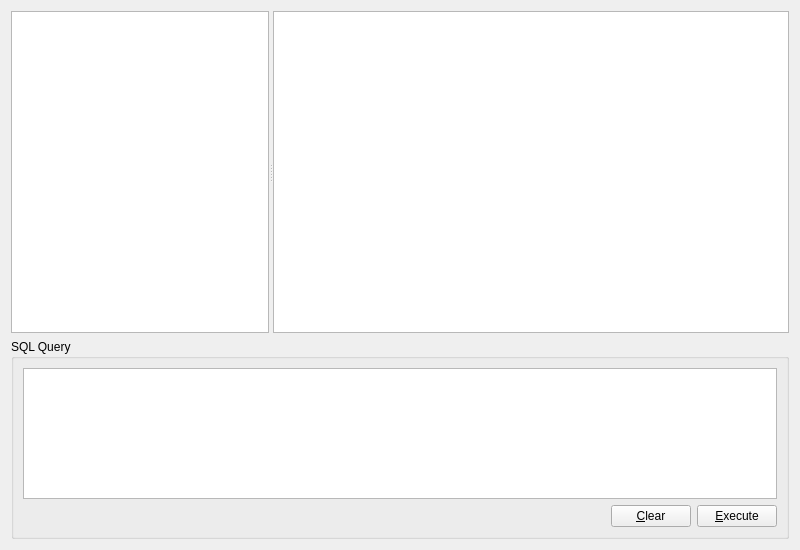
<?xml version="1.0" encoding="UTF-8"?>
<ui version="4.0">
 <class>SqlBrowserWidget</class>
 <widget class="QWidget" name="SqlBrowserWidget">
  <property name="geometry">
   <rect>
    <x>0</x>
    <y>0</y>
    <width>800</width>
    <height>550</height>
   </rect>
  </property>
  <property name="windowTitle">
   <string>eric SQL Browser</string>
  </property>
  <layout class="QVBoxLayout" name="verticalLayout_2">
   <item>
    <widget class="QSplitter" name="splitter">
     <property name="sizePolicy">
      <sizepolicy hsizetype="Expanding" vsizetype="Expanding">
       <horstretch>0</horstretch>
       <verstretch>0</verstretch>
      </sizepolicy>
     </property>
     <property name="orientation">
      <enum>Qt::Horizontal</enum>
     </property>
     <widget class="SqlConnectionWidget" name="connections">
      <property name="sizePolicy">
       <sizepolicy hsizetype="Ignored" vsizetype="Expanding">
        <horstretch>1</horstretch>
        <verstretch>0</verstretch>
       </sizepolicy>
      </property>
     </widget>
     <widget class="QTableView" name="table">
      <property name="sizePolicy">
       <sizepolicy hsizetype="Expanding" vsizetype="Expanding">
        <horstretch>2</horstretch>
        <verstretch>0</verstretch>
       </sizepolicy>
      </property>
      <property name="contextMenuPolicy">
       <enum>Qt::ActionsContextMenu</enum>
      </property>
      <property name="selectionBehavior">
       <enum>QAbstractItemView::SelectRows</enum>
      </property>
     </widget>
    </widget>
   </item>
   <item>
    <widget class="QGroupBox" name="queryGroup">
     <property name="sizePolicy">
      <sizepolicy hsizetype="Preferred" vsizetype="MinimumExpanding">
       <horstretch>0</horstretch>
       <verstretch>0</verstretch>
      </sizepolicy>
     </property>
     <property name="maximumSize">
      <size>
       <width>16777215</width>
       <height>200</height>
      </size>
     </property>
     <property name="title">
      <string>SQL Query</string>
     </property>
     <layout class="QVBoxLayout" name="verticalLayout">
      <item>
       <widget class="QPlainTextEdit" name="sqlEdit">
        <property name="sizePolicy">
         <sizepolicy hsizetype="Expanding" vsizetype="MinimumExpanding">
          <horstretch>0</horstretch>
          <verstretch>0</verstretch>
         </sizepolicy>
        </property>
        <property name="minimumSize">
         <size>
          <width>0</width>
          <height>18</height>
         </size>
        </property>
        <property name="toolTip">
         <string>Enter the SQL query to be executed</string>
        </property>
       </widget>
      </item>
      <item>
       <layout class="QHBoxLayout" name="horizontalLayout">
        <item>
         <spacer name="horizontalSpacer">
          <property name="orientation">
           <enum>Qt::Horizontal</enum>
          </property>
          <property name="sizeHint" stdset="0">
           <size>
            <width>40</width>
            <height>20</height>
           </size>
          </property>
         </spacer>
        </item>
        <item>
         <widget class="QPushButton" name="clearButton">
          <property name="toolTip">
           <string>Press to clear the entry</string>
          </property>
          <property name="text">
           <string>&amp;Clear</string>
          </property>
         </widget>
        </item>
        <item>
         <widget class="QPushButton" name="executeButton">
          <property name="toolTip">
           <string>Press to execute the query</string>
          </property>
          <property name="text">
           <string>&amp;Execute</string>
          </property>
         </widget>
        </item>
       </layout>
      </item>
     </layout>
    </widget>
   </item>
  </layout>
  <action name="insertRowAction">
   <property name="enabled">
    <bool>false</bool>
   </property>
   <property name="text">
    <string>&amp;Insert Row</string>
   </property>
   <property name="toolTip">
    <string>Inserts a new row</string>
   </property>
  </action>
  <action name="deleteRowAction">
   <property name="enabled">
    <bool>false</bool>
   </property>
   <property name="text">
    <string>&amp;Delete Row</string>
   </property>
   <property name="statusTip">
    <string>Deletes the current row</string>
   </property>
  </action>
 </widget>
 <customwidgets>
  <customwidget>
   <class>SqlConnectionWidget</class>
   <extends>QTreeView</extends>
   <header>.SqlConnectionWidget.h</header>
  </customwidget>
 </customwidgets>
 <tabstops>
  <tabstop>sqlEdit</tabstop>
  <tabstop>clearButton</tabstop>
  <tabstop>executeButton</tabstop>
  <tabstop>connections</tabstop>
  <tabstop>table</tabstop>
 </tabstops>
 <resources/>
 <connections/>
</ui>
